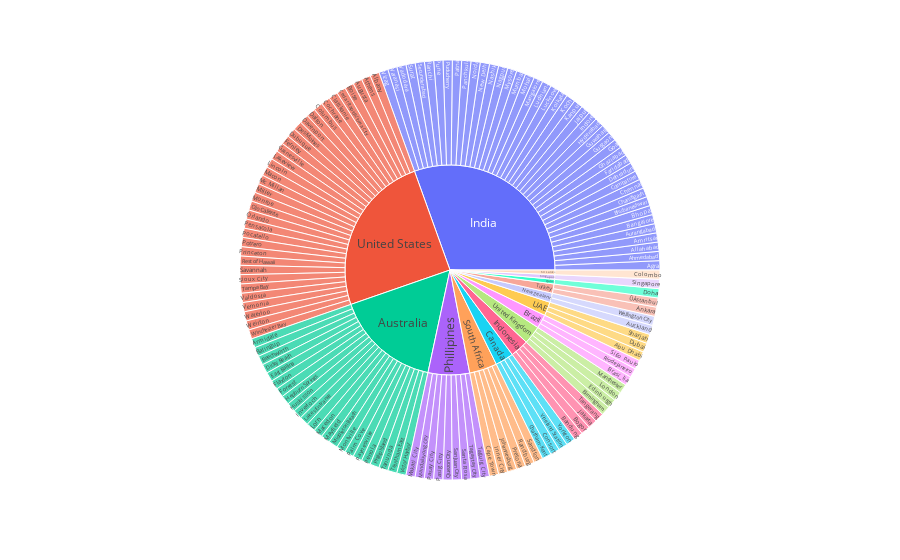

Write notebook code for a chart like this one.
### Code cell
# Creating a sunburst chart to visualize the average rating distribution by country and city  
fig = px.sunburst(
    rating_distribution,  
    path=['Country', 'City']  
)  

# Displaying the plot  
fig.show()

### Figure 1 — Plotly figure (JSON) as saved in the notebook; plotly's stock layout.template omitted (floating-point values rounded to 4 significant figures; data arrays with more than 128 entries replaced by an {"elided": "..."} marker saying what was removed)
{"data": [{"branchvalues": "total", "domain": {"x": [0, 1], "y": [0, 1]}, "hovertemplate": "labels=%{label}<br>count=%{value}<br>parent=%{parent}<br>id=%{id}<extra></extra>", "ids": {"elided": "156 str values"}, "labels": {"elided": "156 str values"}, "name": "", "parents": {"elided": "156 str values"}, "type": "sunburst", "values": {"elided": "156 int values"}}], "layout": {"autosize": true, "legend": {"tracegroupgap": 0}, "margin": {"t": 60}}}
